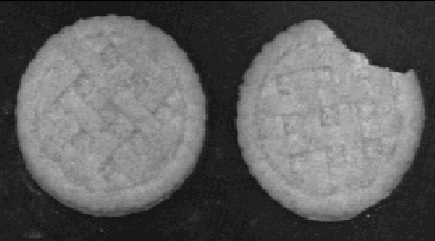
#> input picture 2pronto/data/cookies.png, 435 x 241 px, given in place of cookies.tif, which was not available
$ python -i question3.py   (imports and definitions only)
#> lines starting #> are read from the running program, lines starting #| are printed output that depends on the picture; after the words box and inside, x2 and y2 are one past the last pixel; in counts of white or black regions, pixels touching at a corner belong together; pictures that were not available may be replaced by others from this repository, and a replacement may not be noted
import cv2 as cv
import numpy as np
import matplotlib.pyplot as plt
import random

def run():
    img = cv.imread("data/cookies.tif")
#> img is the input picture: shape (241, 435, 3); min 0, max 205, mean 95.5

    #Transforma a imagem para binario
    ret,thresh1 = cv.threshold(img,60,255,cv.THRESH_BINARY)
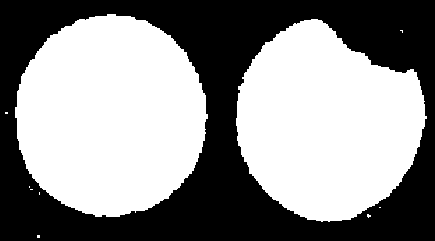
#> thresh1: shape (241, 435, 3); 55.5% white; 1 black region, box (x1, y1, x2, y2) and area: (0, 0, 435, 241) 46634
    kernel = cv.getStructuringElement(cv.MORPH_ELLIPSE, (8, 8))
    thresh1 = cv.morphologyEx(thresh1, cv.MORPH_OPEN, kernel) #remove ruidos
#> thresh1: shape (241, 435, 3); 55.4% white; 1 black region, box (x1, y1, x2, y2) and area: (0, 0, 435, 241) 46747

    #Faz a erosao do cookie mordido
    kernel = cv.getStructuringElement(cv.MORPH_ELLIPSE, (118, 120))
    erosion = cv.erode(thresh1,kernel,iterations = 1)
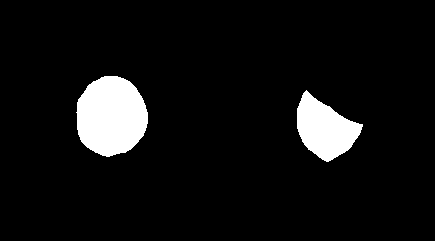
#> erosion: shape (241, 435, 3); 6.9% white; 2 white regions, box (x1, y1, x2, y2) and area: (76, 76, 148, 157) 4511, (297, 90, 363, 162) 2738

    #Dilata o cookie para deixar apenas o completo
    kernel = cv.getStructuringElement(cv.MORPH_ELLIPSE, (118, 120))
    dilation = cv.dilate(erosion,kernel,iterations = 1)
#> dilation: shape (241, 435, 3); 53.6% white; 1 black region, box (x1, y1, x2, y2) and area: (0, 0, 435, 241) 48592

    #Dilata-se mais um pouco para segmentar na imagem original
    kernel = cv.getStructuringElement(cv.MORPH_ELLIPSE, (10, 10))
    details = cv.dilate(dilation, kernel, iterations = 1)
#> details: shape (241, 435, 3); 59.3% white; 1 black region, box (x1, y1, x2, y2) and area: (0, 0, 435, 241) 42618

    #Ajustando o cookie para receber os detalhes recuperados
    adjusted = details*thresh1
#> adjusted: shape (241, 435, 3); values 0 (black) and 1 (white), 55% white; 1 black region, box (x1, y1, x2, y2) and area: (0, 0, 435, 241) 47191
    adjusted = adjusted*255

    #Cria uma imagem com um fundo novo baseado no original
    background = img.copy()
    for i in range(img.shape[0]):
        for j in range(img.shape[1]):
            x = random.randint(0,10)
            if x > 8:
                background[i,j] = (41,41,41)
            elif x < 8 and x > 3:
                background[i,j] = (31,31,31)
            else:
                background[i,j] = (23,23,23)
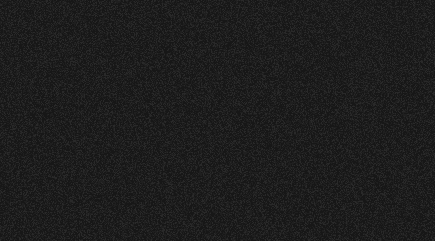
#> background: shape (241, 435, 3); min 23, max 41, mean 29.1
    background = cv.bilateralFilter(background,8,40,40)
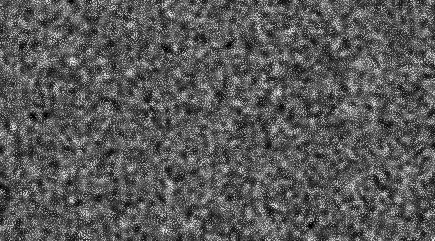
#> background: shape (241, 435, 3); min 25, max 36, mean 28.8; drawn with min black and max white

    #Cookie completa e fundo preto
    newimg2 = (adjusted*cv.bitwise_not(img))
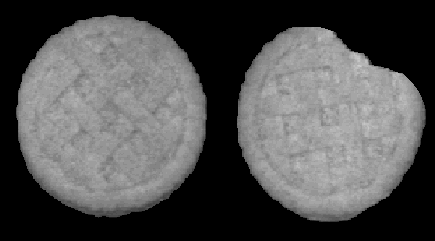
#> newimg2: shape (241, 435, 3); min 0, max 206, mean 80.5

    #Junta cookie completa com fundo aleatorio gerado
    newimg = background * cv.bitwise_not(adjusted)
    newimg = cv.bitwise_not(newimg)
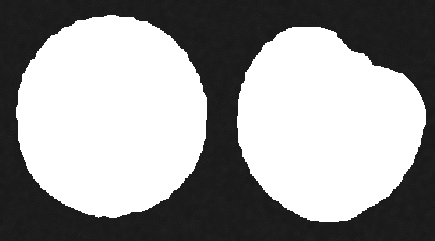
#> newimg: shape (241, 435, 3); min 24, max 255, mean 152.7
    newimg = (cv.bitwise_not(img)*adjusted) + newimg
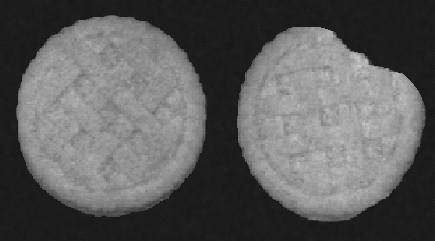
#> newimg: shape (241, 435, 3); min 24, max 205, mean 92.5

    titles = ['Imagem Original','Binario','Elimina cookie mordida','Recupera forma inicial','Apenas cookie completa','Apenas cookie completa (fundo simulado)']
    images = [img, thresh1, erosion , adjusted, newimg2, newimg]
    for i in range(6):
        plt.subplot(2,3,i+1),plt.imshow(images[i])
        plt.title(titles[i])
        plt.xticks([]),plt.yticks([])
    plt.show()

>>> result = run()

$ run again, with 2pronto/data/completed3bg.png copied over 2pronto/data/cookies.png
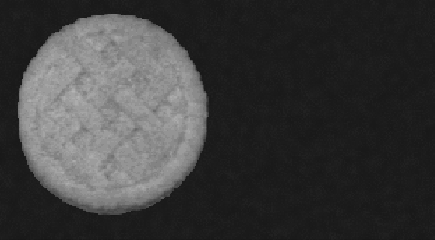
#> input picture 2pronto/data/completed3bg.png, 435 x 240 px, given in place of cookies.tif, which was not available
#> in run, img is the input picture: shape (240, 435, 3); min 22, max 180, mean 60.4
#> in run, `ret,thresh1 = cv.threshold(img,60,255,cv.THRESH_BINARY)`:
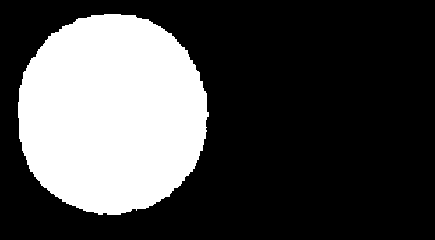
#> thresh1: shape (240, 435, 3); 29% white; 1 white region, box (x1, y1, x2, y2) and area: (18, 14, 209, 215) 30256
#> erosion: shape (240, 435, 3); 4.3% white; 1 white region, box (x1, y1, x2, y2) and area: (78, 75, 149, 155) 4455
#> dilation: shape (240, 435, 3); 28.6% white; 1 white region, box (x1, y1, x2, y2) and area: (20, 16, 208, 215) 29813
#> details: shape (240, 435, 3); 31.5% white; 1 white region, box (x1, y1, x2, y2) and area: (16, 12, 213, 220) 32864
#> adjusted: shape (240, 435, 3); values 0 (black) and 1 (white), 28.9% white; 1 white region, box (x1, y1, x2, y2) and area: (19, 15, 208, 216) 30218
#> in run, `newimg = cv.bitwise_not(newimg)`:
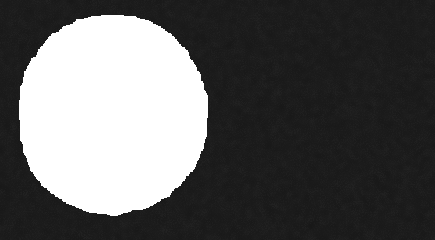
#> newimg: shape (240, 435, 3); min 24, max 255, mean 93.6
